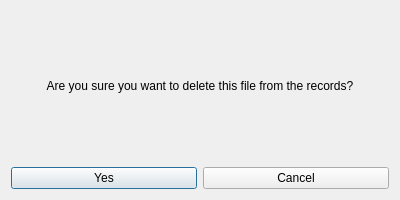
<?xml version="1.0" encoding="UTF-8"?>
<ui version="4.0">
 <class>Delete_Dialog</class>
 <widget class="QDialog" name="Delete_Dialog">
  <property name="geometry">
   <rect>
    <x>0</x>
    <y>0</y>
    <width>400</width>
    <height>200</height>
   </rect>
  </property>
  <property name="windowTitle">
   <string>Delete file</string>
  </property>
  <layout class="QVBoxLayout" name="verticalLayout">
   <item>
    <widget class="QLabel" name="label">
     <property name="text">
      <string>&lt;html&gt;&lt;head/&gt;&lt;body&gt;&lt;p align=&quot;center&quot;&gt;Are you sure you want to delete this file from the records?&lt;/p&gt;&lt;/body&gt;&lt;/html&gt;</string>
     </property>
    </widget>
   </item>
   <item>
    <layout class="QHBoxLayout" name="horizontalLayout">
     <item>
      <widget class="QPushButton" name="yes_button">
       <property name="text">
        <string>Yes</string>
       </property>
      </widget>
     </item>
     <item>
      <widget class="QPushButton" name="cancel_button">
       <property name="text">
        <string>Cancel</string>
       </property>
      </widget>
     </item>
    </layout>
   </item>
  </layout>
 </widget>
 <resources/>
 <connections/>
</ui>
